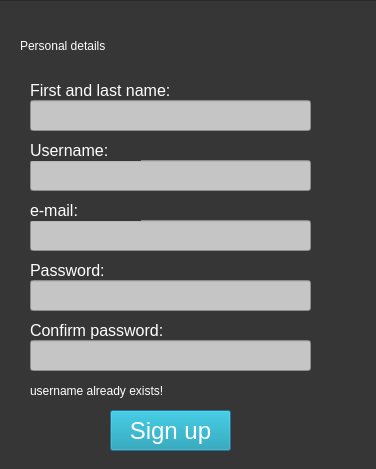
<?xml version="1.0" encoding="UTF-8"?>
<ui version="4.0">
 <class>Dialog</class>
 <widget class="QDialog" name="Dialog">
  <property name="geometry">
   <rect>
    <x>0</x>
    <y>0</y>
    <width>376</width>
    <height>469</height>
   </rect>
  </property>
  <property name="windowTitle">
   <string>Dialog</string>
  </property>
  <property name="styleSheet">
   <string notr="true">background-color: rgb(54, 54, 54);</string>
  </property>
  <widget class="QFrame" name="frame_2">
   <property name="geometry">
    <rect>
     <x>0</x>
     <y>0</y>
     <width>471</width>
     <height>461</height>
    </rect>
   </property>
   <property name="styleSheet">
    <string notr="true">background-color: rgb(202,202,202);</string>
   </property>
   <property name="frameShape">
    <enum>QFrame::StyledPanel</enum>
   </property>
   <property name="frameShadow">
    <enum>QFrame::Raised</enum>
   </property>
   <widget class="QFrame" name="frame">
    <property name="geometry">
     <rect>
      <x>-10</x>
      <y>0</y>
      <width>471</width>
      <height>491</height>
     </rect>
    </property>
    <property name="font">
     <font>
      <pointsize>9</pointsize>
     </font>
    </property>
    <property name="styleSheet">
     <string notr="true">background-color: rgb(54,54,54);</string>
    </property>
    <property name="frameShape">
     <enum>QFrame::StyledPanel</enum>
    </property>
    <property name="frameShadow">
     <enum>QFrame::Raised</enum>
    </property>
    <widget class="QPushButton" name="pushButton_2">
     <property name="geometry">
      <rect>
       <x>120</x>
       <y>410</y>
       <width>121</width>
       <height>41</height>
      </rect>
     </property>
     <property name="styleSheet">
      <string notr="true">background-color: rgb(14, 154, 175);
color: rgb(255,255,255);
font-size: 18pt
</string>
     </property>
     <property name="text">
      <string>Sign up</string>
     </property>
    </widget>
    <widget class="QLabel" name="label_4">
     <property name="geometry">
      <rect>
       <x>40</x>
       <y>80</y>
       <width>191</width>
       <height>21</height>
      </rect>
     </property>
     <property name="font">
      <font>
       <pointsize>12</pointsize>
      </font>
     </property>
     <property name="styleSheet">
      <string notr="true">color: rgb(255,255,255);
font-size: 12pt</string>
     </property>
     <property name="text">
      <string>First and last name:</string>
     </property>
    </widget>
    <widget class="QLineEdit" name="lineEdit_4">
     <property name="geometry">
      <rect>
       <x>40</x>
       <y>100</y>
       <width>281</width>
       <height>31</height>
      </rect>
     </property>
     <property name="autoFillBackground">
      <bool>false</bool>
     </property>
     <property name="styleSheet">
      <string notr="true">background-color: rgb(197,197,197);
color: rgb(42, 42, 42);
font-size: 12pt
</string>
     </property>
     <property name="text">
      <string/>
     </property>
     <property name="placeholderText">
      <string/>
     </property>
    </widget>
    <widget class="QLabel" name="label_3">
     <property name="geometry">
      <rect>
       <x>30</x>
       <y>10</y>
       <width>261</width>
       <height>71</height>
      </rect>
     </property>
     <property name="styleSheet">
      <string notr="true">background-color: rgb(54,54,54);
color: rgb(255, 255, 255);
font: 75 28pt &quot;MS Shell Dlg 2&quot;;</string>
     </property>
     <property name="text">
      <string>Personal details</string>
     </property>
    </widget>
    <widget class="QLineEdit" name="lineEdit_3">
     <property name="geometry">
      <rect>
       <x>40</x>
       <y>160</y>
       <width>281</width>
       <height>31</height>
      </rect>
     </property>
     <property name="autoFillBackground">
      <bool>false</bool>
     </property>
     <property name="styleSheet">
      <string notr="true">background-color: rgb(197,197,197);
color: rgb(42, 42, 42);
font-size: 12pt
</string>
     </property>
     <property name="inputMethodHints">
      <set>Qt::ImhSensitiveData</set>
     </property>
     <property name="text">
      <string/>
     </property>
     <property name="placeholderText">
      <string/>
     </property>
    </widget>
    <widget class="QLabel" name="label_5">
     <property name="geometry">
      <rect>
       <x>40</x>
       <y>140</y>
       <width>111</width>
       <height>21</height>
      </rect>
     </property>
     <property name="styleSheet">
      <string notr="true">color: rgb(255,255,255);
font-size: 12pt</string>
     </property>
     <property name="text">
      <string>Username:</string>
     </property>
    </widget>
    <widget class="QLabel" name="label_7">
     <property name="geometry">
      <rect>
       <x>40</x>
       <y>260</y>
       <width>111</width>
       <height>21</height>
      </rect>
     </property>
     <property name="styleSheet">
      <string notr="true">color: rgb(255,255,255);
font-size: 12pt</string>
     </property>
     <property name="text">
      <string>Password:</string>
     </property>
    </widget>
    <widget class="QLabel" name="label_8">
     <property name="geometry">
      <rect>
       <x>40</x>
       <y>320</y>
       <width>181</width>
       <height>21</height>
      </rect>
     </property>
     <property name="styleSheet">
      <string notr="true">color: rgb(255,255,255);
font-size: 12pt</string>
     </property>
     <property name="text">
      <string>Confirm password:</string>
     </property>
    </widget>
    <widget class="QLineEdit" name="lineEdit_5">
     <property name="geometry">
      <rect>
       <x>40</x>
       <y>220</y>
       <width>281</width>
       <height>31</height>
      </rect>
     </property>
     <property name="autoFillBackground">
      <bool>false</bool>
     </property>
     <property name="styleSheet">
      <string notr="true">background-color: rgb(197,197,197);
color: rgb(42, 42, 42);
font-size: 12pt</string>
     </property>
     <property name="inputMethodHints">
      <set>Qt::ImhSensitiveData</set>
     </property>
     <property name="text">
      <string/>
     </property>
     <property name="placeholderText">
      <string/>
     </property>
    </widget>
    <widget class="QLabel" name="label_9">
     <property name="geometry">
      <rect>
       <x>40</x>
       <y>200</y>
       <width>111</width>
       <height>21</height>
      </rect>
     </property>
     <property name="styleSheet">
      <string notr="true">color: rgb(255,255,255);
font-size: 12pt</string>
     </property>
     <property name="text">
      <string>e-mail:</string>
     </property>
    </widget>
    <widget class="QLineEdit" name="lineEdit_6">
     <property name="geometry">
      <rect>
       <x>40</x>
       <y>280</y>
       <width>281</width>
       <height>31</height>
      </rect>
     </property>
     <property name="autoFillBackground">
      <bool>false</bool>
     </property>
     <property name="styleSheet">
      <string notr="true">background-color: rgb(197,197,197);
color: rgb(42, 42, 42);
font-size: 12pt</string>
     </property>
     <property name="inputMethodHints">
      <set>Qt::ImhHiddenText|Qt::ImhNoAutoUppercase|Qt::ImhNoPredictiveText|Qt::ImhSensitiveData</set>
     </property>
     <property name="inputMask">
      <string comment="*"/>
     </property>
     <property name="text">
      <string/>
     </property>
     <property name="echoMode">
      <enum>QLineEdit::Password</enum>
     </property>
     <property name="placeholderText">
      <string/>
     </property>
    </widget>
    <widget class="QLineEdit" name="lineEdit_7">
     <property name="geometry">
      <rect>
       <x>40</x>
       <y>340</y>
       <width>281</width>
       <height>31</height>
      </rect>
     </property>
     <property name="autoFillBackground">
      <bool>false</bool>
     </property>
     <property name="styleSheet">
      <string notr="true">background-color: rgb(197,197,197);
color: rgb(42, 42, 42);
font-size: 12pt</string>
     </property>
     <property name="inputMethodHints">
      <set>Qt::ImhHiddenText|Qt::ImhNoAutoUppercase|Qt::ImhNoPredictiveText|Qt::ImhSensitiveData</set>
     </property>
     <property name="inputMask">
      <string comment="*"/>
     </property>
     <property name="text">
      <string/>
     </property>
     <property name="echoMode">
      <enum>QLineEdit::Password</enum>
     </property>
     <property name="placeholderText">
      <string/>
     </property>
    </widget>
    <widget class="QLabel" name="label_11">
     <property name="geometry">
      <rect>
       <x>40</x>
       <y>380</y>
       <width>221</width>
       <height>21</height>
      </rect>
     </property>
     <property name="styleSheet">
      <string notr="true">background-color: rgb(54,54,54);
color: rgb(255, 255, 255);
font: 75 10pt &quot;MS Shell Dlg 2&quot;;</string>
     </property>
     <property name="text">
      <string>please fill all the fields!</string>
     </property>
    </widget>
    <widget class="QLabel" name="label_12">
     <property name="geometry">
      <rect>
       <x>40</x>
       <y>380</y>
       <width>251</width>
       <height>21</height>
      </rect>
     </property>
     <property name="styleSheet">
      <string notr="true">background-color: rgb(54,54,54);
color: rgb(255, 255, 255);
font: 75 10pt &quot;MS Shell Dlg 2&quot;;</string>
     </property>
     <property name="text">
      <string>make sure you wrote the same password!</string>
     </property>
    </widget>
    <widget class="QLabel" name="label_13">
     <property name="geometry">
      <rect>
       <x>40</x>
       <y>380</y>
       <width>251</width>
       <height>21</height>
      </rect>
     </property>
     <property name="styleSheet">
      <string notr="true">background-color: rgb(54,54,54);
color: rgb(255, 255, 255);
font: 75 10pt &quot;MS Shell Dlg 2&quot;;</string>
     </property>
     <property name="text">
      <string>username already exists!</string>
     </property>
    </widget>
   </widget>
  </widget>
 </widget>
 <resources/>
 <connections/>
</ui>
